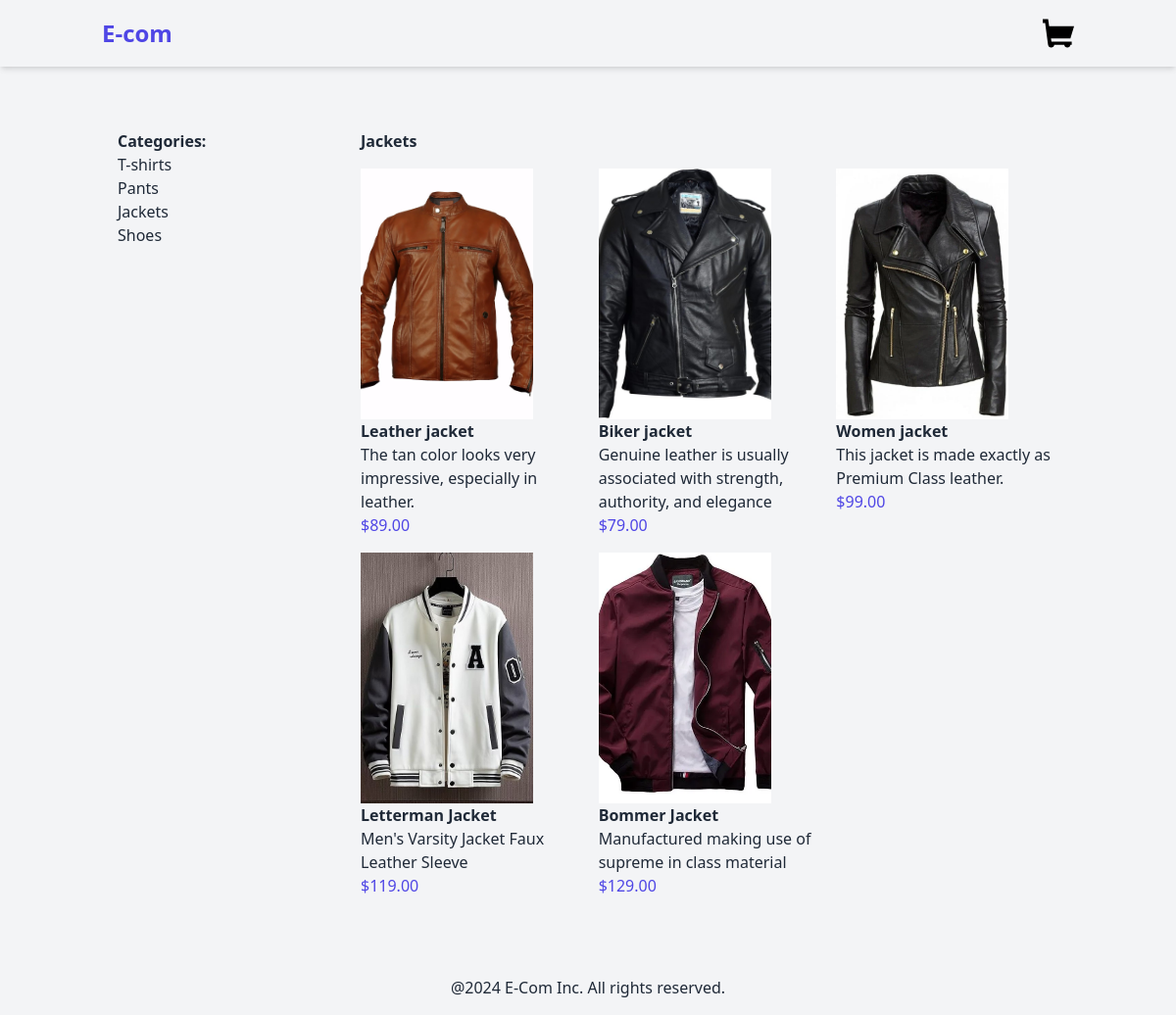
The app's page /jackets/ with its own data.
### products/models.py (models this page shows, shortened)
class Category(models.Model):
    name=models.CharField(max_length=150)
    slug=models.SlugField(unique=True)
    class Meta:
        verbose_name_plural = "categories"

class Product(models.Model):
    category=models.ForeignKey(Category, related_name='products', on_delete=models.CASCADE)
    name=models.CharField(max_length=250)
    slug=models.SlugField(max_length=250)
    description=models.TextField(blank=True)
    price=models.DecimalField(max_digits=10,decimal_places=2)
    available=models.BooleanField(default=True)
    created=models.DateField(auto_now_add=True)
    updated=models.DateTimeField(auto_now=True)
    image=models.ImageField(upload_to="products", blank=True, null=True)

### products/views.py (the view)
# urls.py: path('', views.product_list, name='product_list'),
def product_list(request, category_slug=None):
    category = None
    products = Product.objects.filter(available=True)
    categories = Category.objects.all()
    if category_slug:
        category = get_object_or_404(Category, slug=category_slug)
        products = products.filter(category=category)
    return render(request, 'products/product/list.html', {
        'category':category,
        'products':products,
        'categories':categories,
    })

### products/templates/products/product/list.html (shortened to what this page needs)
{% extends "base.html" %}
{%block content%}
<div class="container mx-auto p-4 flex">
    <aside class="w-1/4 p-4">
        <h2 class="font-bold">Categories:</h2>
        <ul>
            {%for category in categories%}
            <li>
                <a href="{% url 'products:product_list_by_category' category.slug %}">{{category.name}}</a>
            </li>
            {%endfor%}
        </ul>
    </aside>
    <main class="w-3/4 p-4">
        {%if category%}
        <h2 class="font-bold mb-4">{{category.name}}</h2>
        {%else%}
        <h2 class="font-bold mb-4">All Products:</h2>
        {%endif%}
        <div class="grid grid-cols-3 gap-4">
            {% for product in products %}
            <a href="{% url 'products:product_detail' product.id product.slug %}">
            <div>
                {% if product.image %}
                <img src="{{product.image.url}}" alt={{product.name}} class="h-64 w-44 object-cover">
                {%else%}
                <p>The image is not available</p>
                {%endif%}
                <h3 class="font-semibold">{{product.name}}</h3>
                <p>{{product.description}}</p>
                <p class="text-indigo-600">${{product.price}}</p>
            </div>
        </a>
            {%endfor%}
        </div>
    </main>
</div>
{%endblock%}

### records on screen
Category: name "T-shirts"
Category: name "Pants"
Category: name "Jackets"
Category: name "Shoes"
Product: image (picture), name "Leather jacket", description "The tan color looks very impressive, especially in leather.", price "89.00"
Product: image (picture), name "Biker jacket", description "Genuine leather is usually associated with strength, authority, and elegance", price "79.00"
Product: image (picture), name "Women jacket", description "This jacket is made exactly as Premium Class leather.", price "99.00"
Product: image (picture), name "Letterman Jacket", description "Men's Varsity Jacket Faux Leather Sleeve", price "119.00"
Product: image (picture), name "Bommer Jacket", description "Manufactured making use of supreme in class material", price "129.00"
